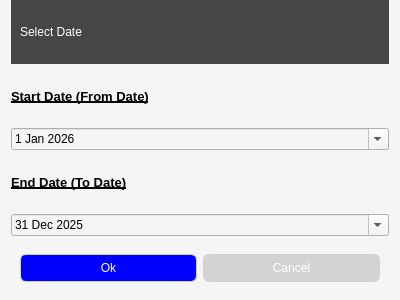
<?xml version="1.0" encoding="UTF-8"?>
<ui version="4.0">
 <class>DateSelection</class>
 <widget class="QDialog" name="DateSelection">
  <property name="geometry">
   <rect>
    <x>0</x>
    <y>0</y>
    <width>400</width>
    <height>300</height>
   </rect>
  </property>
  <property name="minimumSize">
   <size>
    <width>400</width>
    <height>300</height>
   </size>
  </property>
  <property name="maximumSize">
   <size>
    <width>400</width>
    <height>300</height>
   </size>
  </property>
  <property name="windowTitle">
   <string>Dialog</string>
  </property>
  <property name="styleSheet">
   <string notr="true">background-color :rgb(245, 245, 245)</string>
  </property>
  <layout class="QVBoxLayout" name="verticalLayout">
   <property name="spacing">
    <number>0</number>
   </property>
   <property name="topMargin">
    <number>0</number>
   </property>
   <property name="bottomMargin">
    <number>0</number>
   </property>
   <item>
    <widget class="QWidget" name="widget" native="true">
     <property name="styleSheet">
      <string notr="true">background-color :rgb(70, 70, 70);</string>
     </property>
     <layout class="QHBoxLayout" name="horizontalLayout">
      <item>
       <widget class="QLabel" name="label">
        <property name="styleSheet">
         <string notr="true">color: rgb(255, 255, 255)</string>
        </property>
        <property name="text">
         <string>Select Date</string>
        </property>
       </widget>
      </item>
     </layout>
    </widget>
   </item>
   <item>
    <widget class="QLabel" name="label_2">
     <property name="font">
      <font>
       <pointsize>10</pointsize>
       <bold>true</bold>
       <underline>true</underline>
      </font>
     </property>
     <property name="text">
      <string>Start Date (From Date)</string>
     </property>
    </widget>
   </item>
   <item>
    <widget class="QDateEdit" name="start_date">
     <property name="wrapping">
      <bool>true</bool>
     </property>
     <property name="frame">
      <bool>true</bool>
     </property>
     <property name="readOnly">
      <bool>false</bool>
     </property>
     <property name="buttonSymbols">
      <enum>QAbstractSpinBox::NoButtons</enum>
     </property>
     <property name="accelerated">
      <bool>true</bool>
     </property>
     <property name="dateTime">
      <datetime>
       <hour>0</hour>
       <minute>0</minute>
       <second>0</second>
       <year>2026</year>
       <month>1</month>
       <day>1</day>
      </datetime>
     </property>
     <property name="currentSection">
      <enum>QDateTimeEdit::DaySection</enum>
     </property>
     <property name="calendarPopup">
      <bool>true</bool>
     </property>
    </widget>
   </item>
   <item>
    <widget class="QLabel" name="label_3">
     <property name="font">
      <font>
       <pointsize>10</pointsize>
       <bold>true</bold>
       <underline>true</underline>
       <strikeout>false</strikeout>
      </font>
     </property>
     <property name="text">
      <string>End Date (To Date)</string>
     </property>
    </widget>
   </item>
   <item>
    <widget class="QDateEdit" name="end_date">
     <property name="dateTime">
      <datetime>
       <hour>18</hour>
       <minute>30</minute>
       <second>0</second>
       <year>2025</year>
       <month>12</month>
       <day>31</day>
      </datetime>
     </property>
     <property name="calendarPopup">
      <bool>true</bool>
     </property>
    </widget>
   </item>
   <item>
    <widget class="QWidget" name="widget_2" native="true">
     <layout class="QHBoxLayout" name="horizontalLayout_2">
      <item>
       <widget class="QPushButton" name="ok_button">
        <property name="styleSheet">
         <string notr="true">QPushButton {
	background-color: blue;
    border: 1px solid #d0d0d0;
    color: #555;
    border-radius: 6px;
    padding: 6px 12px;
	color : white;
    
}

QPushButton:hover {
   
    border: 1px solid #c0c0c0;
	 background-color: lightgreen;
	color : black;
}

QPushButton:pressed {
    background-color: #dcdcdc;
}

</string>
        </property>
        <property name="text">
         <string>Ok</string>
        </property>
       </widget>
      </item>
      <item>
       <widget class="QPushButton" name="cancel_button">
        <property name="styleSheet">
         <string notr="true">QPushButton {
	background-color: lightgrey;
    border: 1px solid #d0d0d0;
    color: black;
    border-radius: 6px;
    padding: 6px 12px;
	color : white;
    
}

QPushButton:hover {
   
    border: 1px solid #c0c0c0;
}

QPushButton:pressed {
    background-color: Grey;
}

</string>
        </property>
        <property name="text">
         <string>Cancel</string>
        </property>
       </widget>
      </item>
     </layout>
    </widget>
   </item>
  </layout>
 </widget>
 <resources/>
 <connections/>
</ui>
